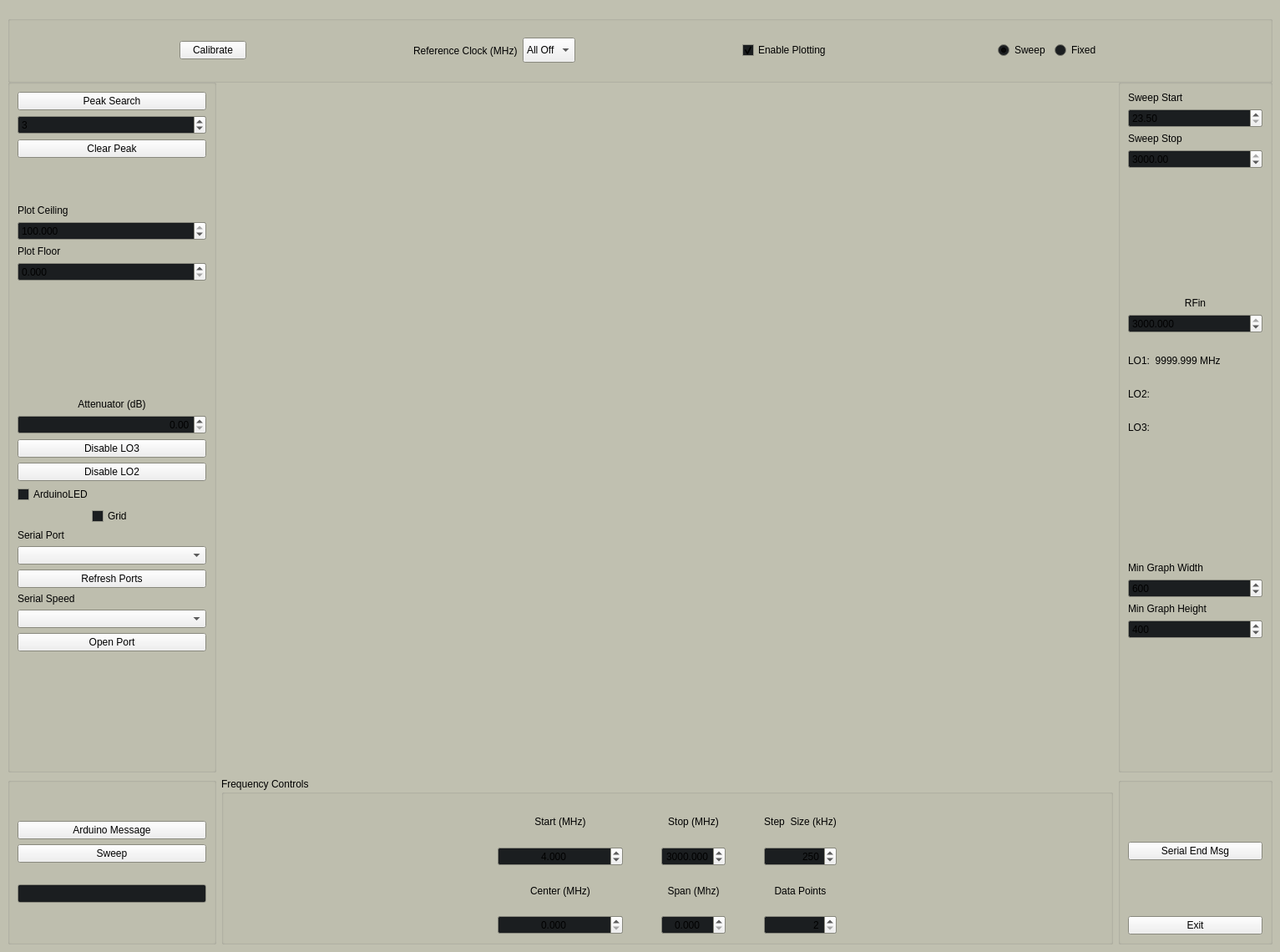
<?xml version="1.0" encoding="UTF-8"?>
<ui version="4.0">
 <class>MainWindow</class>
 <widget class="QMainWindow" name="MainWindow">
  <property name="geometry">
   <rect>
    <x>0</x>
    <y>0</y>
    <width>1533</width>
    <height>1140</height>
   </rect>
  </property>
  <property name="palette">
   <palette>
    <active>
     <colorrole role="WindowText">
      <brush brushstyle="SolidPattern">
       <color alpha="255">
        <red>0</red>
        <green>0</green>
        <blue>0</blue>
       </color>
      </brush>
     </colorrole>
     <colorrole role="Base">
      <brush brushstyle="SolidPattern">
       <color alpha="255">
        <red>27</red>
        <green>30</green>
        <blue>32</blue>
       </color>
      </brush>
     </colorrole>
     <colorrole role="Window">
      <brush brushstyle="SolidPattern">
       <color alpha="255">
        <red>192</red>
        <green>192</green>
        <blue>176</blue>
       </color>
      </brush>
     </colorrole>
    </active>
    <inactive>
     <colorrole role="WindowText">
      <brush brushstyle="SolidPattern">
       <color alpha="255">
        <red>0</red>
        <green>0</green>
        <blue>0</blue>
       </color>
      </brush>
     </colorrole>
     <colorrole role="Base">
      <brush brushstyle="SolidPattern">
       <color alpha="255">
        <red>27</red>
        <green>30</green>
        <blue>32</blue>
       </color>
      </brush>
     </colorrole>
     <colorrole role="Window">
      <brush brushstyle="SolidPattern">
       <color alpha="255">
        <red>192</red>
        <green>192</green>
        <blue>176</blue>
       </color>
      </brush>
     </colorrole>
    </inactive>
    <disabled>
     <colorrole role="WindowText">
      <brush brushstyle="SolidPattern">
       <color alpha="255">
        <red>110</red>
        <green>113</green>
        <blue>115</blue>
       </color>
      </brush>
     </colorrole>
     <colorrole role="Base">
      <brush brushstyle="SolidPattern">
       <color alpha="255">
        <red>192</red>
        <green>192</green>
        <blue>176</blue>
       </color>
      </brush>
     </colorrole>
     <colorrole role="Window">
      <brush brushstyle="SolidPattern">
       <color alpha="255">
        <red>192</red>
        <green>192</green>
        <blue>176</blue>
       </color>
      </brush>
     </colorrole>
    </disabled>
   </palette>
  </property>
  <property name="windowTitle">
   <string>WN2A Spectrum Analyzer Display</string>
  </property>
  <property name="autoFillBackground">
   <bool>true</bool>
  </property>
  <widget class="QWidget" name="centralWidget">
   <layout class="QGridLayout" name="gridLayout">
    <item row="1" column="2">
     <widget class="QGroupBox" name="groupBox">
      <property name="minimumSize">
       <size>
        <width>185</width>
        <height>0</height>
       </size>
      </property>
      <property name="maximumSize">
       <size>
        <width>130</width>
        <height>16777215</height>
       </size>
      </property>
      <property name="title">
       <string/>
      </property>
      <property name="alignment">
       <set>Qt::AlignLeading|Qt::AlignLeft|Qt::AlignTop</set>
      </property>
      <layout class="QVBoxLayout" name="verticalLayout">
       <item>
        <widget class="QLabel" name="label_9">
         <property name="text">
          <string>Sweep Start</string>
         </property>
        </widget>
       </item>
       <item>
        <widget class="QDoubleSpinBox" name="floatSweepStartFreq">
         <property name="minimum">
          <double>23.500000000000000</double>
         </property>
         <property name="maximum">
          <double>3000.000000000000000</double>
         </property>
        </widget>
       </item>
       <item>
        <widget class="QLabel" name="label_11">
         <property name="text">
          <string>Sweep Stop</string>
         </property>
        </widget>
       </item>
       <item>
        <widget class="QDoubleSpinBox" name="floatSweepStopFreq">
         <property name="minimum">
          <double>23.500000000000000</double>
         </property>
         <property name="maximum">
          <double>3000.000000000000000</double>
         </property>
         <property name="value">
          <double>3000.000000000000000</double>
         </property>
        </widget>
       </item>
       <item>
        <spacer name="verticalSpacer_10">
         <property name="orientation">
          <enum>Qt::Vertical</enum>
         </property>
         <property name="sizeHint" stdset="0">
          <size>
           <width>20</width>
           <height>40</height>
          </size>
         </property>
        </spacer>
       </item>
       <item>
        <widget class="QLabel" name="label_RFin_freq">
         <property name="text">
          <string>RFin</string>
         </property>
         <property name="alignment">
          <set>Qt::AlignCenter</set>
         </property>
        </widget>
       </item>
       <item>
        <widget class="QDoubleSpinBox" name="dbl_rfin_frequency">
         <property name="decimals">
          <number>3</number>
         </property>
         <property name="maximum">
          <double>3000.000000000000000</double>
         </property>
         <property name="stepType">
          <enum>QAbstractSpinBox::AdaptiveDecimalStepType</enum>
         </property>
         <property name="value">
          <double>3000.000000000000000</double>
         </property>
        </widget>
       </item>
       <item>
        <spacer name="verticalSpacer_8">
         <property name="orientation">
          <enum>Qt::Vertical</enum>
         </property>
         <property name="sizeType">
          <enum>QSizePolicy::Fixed</enum>
         </property>
         <property name="sizeHint" stdset="0">
          <size>
           <width>20</width>
           <height>20</height>
          </size>
         </property>
        </spacer>
       </item>
       <item>
        <widget class="QLabel" name="label_LO1_freq">
         <property name="minimumSize">
          <size>
           <width>0</width>
           <height>0</height>
          </size>
         </property>
         <property name="text">
          <string>LO1:  9999.999 MHz</string>
         </property>
        </widget>
       </item>
       <item>
        <spacer name="verticalSpacer_2">
         <property name="orientation">
          <enum>Qt::Vertical</enum>
         </property>
         <property name="sizeType">
          <enum>QSizePolicy::Fixed</enum>
         </property>
         <property name="sizeHint" stdset="0">
          <size>
           <width>20</width>
           <height>20</height>
          </size>
         </property>
        </spacer>
       </item>
       <item>
        <widget class="QLabel" name="label_LO2_freq">
         <property name="text">
          <string>LO2: </string>
         </property>
        </widget>
       </item>
       <item>
        <spacer name="verticalSpacer_3">
         <property name="orientation">
          <enum>Qt::Vertical</enum>
         </property>
         <property name="sizeType">
          <enum>QSizePolicy::Fixed</enum>
         </property>
         <property name="sizeHint" stdset="0">
          <size>
           <width>20</width>
           <height>20</height>
          </size>
         </property>
        </spacer>
       </item>
       <item>
        <widget class="QLabel" name="label_LO3_freq">
         <property name="text">
          <string>LO3: </string>
         </property>
        </widget>
       </item>
       <item>
        <spacer name="verticalSpacer">
         <property name="orientation">
          <enum>Qt::Vertical</enum>
         </property>
         <property name="sizeHint" stdset="0">
          <size>
           <width>20</width>
           <height>40</height>
          </size>
         </property>
        </spacer>
       </item>
       <item>
        <widget class="QLabel" name="label_graphWidth">
         <property name="text">
          <string>Min Graph Width</string>
         </property>
         <property name="buddy">
          <cstring>minGraphWidth</cstring>
         </property>
        </widget>
       </item>
       <item>
        <widget class="QSpinBox" name="minGraphWidth">
         <property name="maximum">
          <number>10000</number>
         </property>
         <property name="value">
          <number>600</number>
         </property>
        </widget>
       </item>
       <item>
        <widget class="QLabel" name="label_graphHeight">
         <property name="text">
          <string>Min Graph Height</string>
         </property>
         <property name="buddy">
          <cstring>minGraphHeight</cstring>
         </property>
        </widget>
       </item>
       <item>
        <widget class="QSpinBox" name="minGraphHeight">
         <property name="maximum">
          <number>10000</number>
         </property>
         <property name="value">
          <number>400</number>
         </property>
        </widget>
       </item>
       <item>
        <spacer name="verticalSpacer_9">
         <property name="orientation">
          <enum>Qt::Vertical</enum>
         </property>
         <property name="sizeHint" stdset="0">
          <size>
           <width>20</width>
           <height>40</height>
          </size>
         </property>
        </spacer>
       </item>
      </layout>
     </widget>
    </item>
    <item row="1" column="0">
     <widget class="QGroupBox" name="groupBox_3">
      <property name="minimumSize">
       <size>
        <width>250</width>
        <height>0</height>
       </size>
      </property>
      <property name="maximumSize">
       <size>
        <width>120</width>
        <height>16777215</height>
       </size>
      </property>
      <property name="title">
       <string/>
      </property>
      <layout class="QGridLayout" name="gridLayout_2">
       <item row="14" column="0">
        <widget class="QPushButton" name="btn_disable_LO3_RFout">
         <property name="text">
          <string>Disable LO3</string>
         </property>
        </widget>
       </item>
       <item row="11" column="0">
        <spacer name="verticalSpacer_11">
         <property name="orientation">
          <enum>Qt::Vertical</enum>
         </property>
         <property name="sizeHint" stdset="0">
          <size>
           <width>20</width>
           <height>40</height>
          </size>
         </property>
        </spacer>
       </item>
       <item row="19" column="0">
        <widget class="QComboBox" name="cbxSerialPortSelection">
         <property name="sizePolicy">
          <sizepolicy hsizetype="Preferred" vsizetype="Preferred">
           <horstretch>0</horstretch>
           <verstretch>0</verstretch>
          </sizepolicy>
         </property>
         <property name="toolTip">
          <string>These are all the serial ports found on your system</string>
         </property>
         <property name="whatsThis">
          <string>List of all serial ports</string>
         </property>
         <property name="accessibleName">
          <string>List of all serial ports</string>
         </property>
         <property name="sizeAdjustPolicy">
          <enum>QComboBox::AdjustToContents</enum>
         </property>
        </widget>
       </item>
       <item row="0" column="0">
        <widget class="QPushButton" name="btnPeakSearch">
         <property name="text">
          <string>Peak Search</string>
         </property>
        </widget>
       </item>
       <item row="13" column="0">
        <widget class="QDoubleSpinBox" name="dbl_attenuator_dB">
         <property name="alignment">
          <set>Qt::AlignRight|Qt::AlignTrailing|Qt::AlignVCenter</set>
         </property>
         <property name="maximum">
          <double>31.750000000000000</double>
         </property>
         <property name="singleStep">
          <double>0.250000000000000</double>
         </property>
        </widget>
       </item>
       <item row="1" column="0">
        <widget class="QSpinBox" name="numPeakMarkers">
         <property name="minimum">
          <number>1</number>
         </property>
         <property name="maximum">
          <number>25</number>
         </property>
         <property name="value">
          <number>3</number>
         </property>
        </widget>
       </item>
       <item row="16" column="0">
        <widget class="QCheckBox" name="chkArduinoLED">
         <property name="minimumSize">
          <size>
           <width>110</width>
           <height>0</height>
          </size>
         </property>
         <property name="text">
          <string>ArduinoLED</string>
         </property>
         <property name="checked">
          <bool>false</bool>
         </property>
        </widget>
       </item>
       <item row="6" column="0">
        <widget class="QLabel" name="label_6">
         <property name="text">
          <string>Plot Floor</string>
         </property>
         <property name="buddy">
          <cstring>numPlotFloor</cstring>
         </property>
        </widget>
       </item>
       <item row="23" column="0">
        <widget class="QComboBox" name="cbxSerialSpeedSelection">
         <property name="minimumSize">
          <size>
           <width>85</width>
           <height>0</height>
          </size>
         </property>
         <property name="sizeAdjustPolicy">
          <enum>QComboBox::AdjustToContents</enum>
         </property>
        </widget>
       </item>
       <item row="4" column="0">
        <widget class="QLabel" name="label_7">
         <property name="text">
          <string>Plot Ceiling</string>
         </property>
         <property name="buddy">
          <cstring>numPlotCeiling</cstring>
         </property>
        </widget>
       </item>
       <item row="17" column="0" alignment="Qt::AlignHCenter">
        <widget class="QCheckBox" name="chkShowGrid">
         <property name="whatsThis">
          <string extracomment="Enable or disable the display of the screen grid"/>
         </property>
         <property name="text">
          <string>Grid</string>
         </property>
        </widget>
       </item>
       <item row="15" column="0">
        <widget class="QPushButton" name="btn_disable_LO2_RFout">
         <property name="text">
          <string>Disable LO2</string>
         </property>
        </widget>
       </item>
       <item row="21" column="0">
        <widget class="QLabel" name="label_12">
         <property name="text">
          <string>Serial Speed</string>
         </property>
        </widget>
       </item>
       <item row="12" column="0">
        <widget class="QLabel" name="label_13">
         <property name="text">
          <string>Attenuator (dB)</string>
         </property>
         <property name="alignment">
          <set>Qt::AlignCenter</set>
         </property>
        </widget>
       </item>
       <item row="24" column="0">
        <widget class="QPushButton" name="btn_open_serial_port">
         <property name="text">
          <string>Open Port</string>
         </property>
        </widget>
       </item>
       <item row="18" column="0">
        <widget class="QLabel" name="label_5">
         <property name="minimumSize">
          <size>
           <width>85</width>
           <height>0</height>
          </size>
         </property>
         <property name="text">
          <string>Serial Port</string>
         </property>
        </widget>
       </item>
       <item row="3" column="0">
        <spacer name="verticalSpacer_5">
         <property name="orientation">
          <enum>Qt::Vertical</enum>
         </property>
         <property name="sizeType">
          <enum>QSizePolicy::Fixed</enum>
         </property>
         <property name="sizeHint" stdset="0">
          <size>
           <width>20</width>
           <height>50</height>
          </size>
         </property>
        </spacer>
       </item>
       <item row="20" column="0">
        <widget class="QPushButton" name="btnRefreshPortsList">
         <property name="text">
          <string>Refresh Ports</string>
         </property>
        </widget>
       </item>
       <item row="2" column="0">
        <widget class="QPushButton" name="btnClearPeakSearch">
         <property name="text">
          <string>Clear Peak</string>
         </property>
        </widget>
       </item>
       <item row="25" column="0">
        <spacer name="verticalSpacer_4">
         <property name="orientation">
          <enum>Qt::Vertical</enum>
         </property>
         <property name="sizeHint" stdset="0">
          <size>
           <width>20</width>
           <height>40</height>
          </size>
         </property>
        </spacer>
       </item>
       <item row="5" column="0">
        <widget class="QDoubleSpinBox" name="numPlotCeiling">
         <property name="decimals">
          <number>3</number>
         </property>
         <property name="minimum">
          <double>0.000000000000000</double>
         </property>
         <property name="maximum">
          <double>100.000000000000000</double>
         </property>
         <property name="singleStep">
          <double>0.100000000000000</double>
         </property>
         <property name="value">
          <double>100.000000000000000</double>
         </property>
        </widget>
       </item>
       <item row="7" column="0">
        <widget class="QDoubleSpinBox" name="numPlotFloor">
         <property name="decimals">
          <number>3</number>
         </property>
         <property name="minimum">
          <double>0.000000000000000</double>
         </property>
         <property name="maximum">
          <double>100.000000000000000</double>
         </property>
         <property name="singleStep">
          <double>0.100000000000000</double>
         </property>
        </widget>
       </item>
      </layout>
     </widget>
    </item>
    <item row="1" column="1">
     <widget class="PlotWidget" name="graphWidget" native="true">
      <property name="minimumSize">
       <size>
        <width>0</width>
        <height>0</height>
       </size>
      </property>
     </widget>
    </item>
    <item row="2" column="1">
     <widget class="QGroupBox" name="groupBox_2">
      <property name="minimumSize">
       <size>
        <width>0</width>
        <height>200</height>
       </size>
      </property>
      <property name="maximumSize">
       <size>
        <width>16777215</width>
        <height>200</height>
       </size>
      </property>
      <property name="title">
       <string>Frequency Controls</string>
      </property>
      <layout class="QGridLayout" name="gridLayout_3">
       <item row="3" column="5">
        <widget class="QSpinBox" name="intStepKHz">
         <property name="alignment">
          <set>Qt::AlignRight|Qt::AlignTrailing|Qt::AlignVCenter</set>
         </property>
         <property name="minimum">
          <number>1</number>
         </property>
         <property name="maximum">
          <number>3000000</number>
         </property>
         <property name="value">
          <number>250</number>
         </property>
        </widget>
       </item>
       <item row="3" column="3">
        <widget class="QDoubleSpinBox" name="floatStopMHz">
         <property name="alignment">
          <set>Qt::AlignCenter</set>
         </property>
         <property name="decimals">
          <number>3</number>
         </property>
         <property name="maximum">
          <double>6000.000000000000000</double>
         </property>
         <property name="singleStep">
          <double>0.001000000000000</double>
         </property>
         <property name="value">
          <double>3000.000000000000000</double>
         </property>
        </widget>
       </item>
       <item row="3" column="0">
        <spacer name="horizontalSpacer">
         <property name="orientation">
          <enum>Qt::Horizontal</enum>
         </property>
         <property name="sizeHint" stdset="0">
          <size>
           <width>40</width>
           <height>20</height>
          </size>
         </property>
        </spacer>
       </item>
       <item row="0" column="3">
        <widget class="QLabel" name="label_3">
         <property name="text">
          <string>Stop (MHz)</string>
         </property>
         <property name="alignment">
          <set>Qt::AlignCenter</set>
         </property>
         <property name="buddy">
          <cstring>floatStopMHz</cstring>
         </property>
        </widget>
       </item>
       <item row="3" column="1">
        <widget class="QDoubleSpinBox" name="floatStartMHz">
         <property name="alignment">
          <set>Qt::AlignCenter</set>
         </property>
         <property name="decimals">
          <number>3</number>
         </property>
         <property name="minimum">
          <double>0.000000000000000</double>
         </property>
         <property name="maximum">
          <double>3200.000000000000000</double>
         </property>
         <property name="singleStep">
          <double>0.001000000000000</double>
         </property>
         <property name="value">
          <double>4.000000000000000</double>
         </property>
        </widget>
       </item>
       <item row="0" column="1">
        <widget class="QLabel" name="label_1">
         <property name="text">
          <string>Start (MHz)</string>
         </property>
         <property name="alignment">
          <set>Qt::AlignCenter</set>
         </property>
         <property name="buddy">
          <cstring>floatStartMHz</cstring>
         </property>
        </widget>
       </item>
       <item row="4" column="3">
        <widget class="QLabel" name="label">
         <property name="text">
          <string>Span (Mhz)</string>
         </property>
         <property name="alignment">
          <set>Qt::AlignCenter</set>
         </property>
         <property name="buddy">
          <cstring>dblSpanMHz</cstring>
         </property>
        </widget>
       </item>
       <item row="4" column="5">
        <widget class="QLabel" name="label_10">
         <property name="text">
          <string>Data Points</string>
         </property>
         <property name="alignment">
          <set>Qt::AlignCenter</set>
         </property>
         <property name="buddy">
          <cstring>numFrequencySteps</cstring>
         </property>
        </widget>
       </item>
       <item row="3" column="4">
        <spacer name="horizontalSpacer_9">
         <property name="orientation">
          <enum>Qt::Horizontal</enum>
         </property>
         <property name="sizeType">
          <enum>QSizePolicy::Fixed</enum>
         </property>
         <property name="sizeHint" stdset="0">
          <size>
           <width>40</width>
           <height>20</height>
          </size>
         </property>
        </spacer>
       </item>
       <item row="4" column="1">
        <widget class="QLabel" name="label_2">
         <property name="text">
          <string>Center (MHz)</string>
         </property>
         <property name="alignment">
          <set>Qt::AlignCenter</set>
         </property>
         <property name="buddy">
          <cstring>dblCenterMHz</cstring>
         </property>
        </widget>
       </item>
       <item row="0" column="5">
        <widget class="QLabel" name="label_4">
         <property name="text">
          <string>Step  Size (kHz)</string>
         </property>
         <property name="alignment">
          <set>Qt::AlignCenter</set>
         </property>
        </widget>
       </item>
       <item row="5" column="5">
        <widget class="QSpinBox" name="numFrequencySteps">
         <property name="alignment">
          <set>Qt::AlignRight|Qt::AlignTrailing|Qt::AlignVCenter</set>
         </property>
         <property name="minimum">
          <number>2</number>
         </property>
         <property name="maximum">
          <number>3100000</number>
         </property>
        </widget>
       </item>
       <item row="3" column="2">
        <spacer name="horizontalSpacer_6">
         <property name="orientation">
          <enum>Qt::Horizontal</enum>
         </property>
         <property name="sizeType">
          <enum>QSizePolicy::Fixed</enum>
         </property>
         <property name="sizeHint" stdset="0">
          <size>
           <width>40</width>
           <height>20</height>
          </size>
         </property>
        </spacer>
       </item>
       <item row="3" column="6">
        <spacer name="horizontalSpacer_2">
         <property name="orientation">
          <enum>Qt::Horizontal</enum>
         </property>
         <property name="sizeHint" stdset="0">
          <size>
           <width>40</width>
           <height>20</height>
          </size>
         </property>
        </spacer>
       </item>
       <item row="5" column="1">
        <widget class="QDoubleSpinBox" name="dblCenterMHz">
         <property name="minimumSize">
          <size>
           <width>150</width>
           <height>0</height>
          </size>
         </property>
         <property name="alignment">
          <set>Qt::AlignCenter</set>
         </property>
         <property name="decimals">
          <number>3</number>
         </property>
         <property name="maximum">
          <double>10000.000000000000000</double>
         </property>
        </widget>
       </item>
       <item row="5" column="3">
        <widget class="QDoubleSpinBox" name="dblSpanMHz">
         <property name="alignment">
          <set>Qt::AlignCenter</set>
         </property>
         <property name="decimals">
          <number>3</number>
         </property>
        </widget>
       </item>
      </layout>
     </widget>
    </item>
    <item row="0" column="0" colspan="3">
     <widget class="QGroupBox" name="groupBox_4">
      <property name="minimumSize">
       <size>
        <width>0</width>
        <height>80</height>
       </size>
      </property>
      <property name="maximumSize">
       <size>
        <width>16777215</width>
        <height>60</height>
       </size>
      </property>
      <property name="baseSize">
       <size>
        <width>0</width>
        <height>0</height>
       </size>
      </property>
      <property name="styleSheet">
       <string notr="true"/>
      </property>
      <property name="title">
       <string/>
      </property>
      <layout class="QHBoxLayout" name="horizontalLayout_2">
       <item>
        <spacer name="horizontalSpacer_4">
         <property name="orientation">
          <enum>Qt::Horizontal</enum>
         </property>
         <property name="sizeHint" stdset="0">
          <size>
           <width>40</width>
           <height>20</height>
          </size>
         </property>
        </spacer>
       </item>
       <item>
        <widget class="QPushButton" name="btnCalibrate">
         <property name="text">
          <string>Calibrate</string>
         </property>
        </widget>
       </item>
       <item>
        <spacer name="horizontalSpacer_3">
         <property name="orientation">
          <enum>Qt::Horizontal</enum>
         </property>
         <property name="sizeHint" stdset="0">
          <size>
           <width>40</width>
           <height>20</height>
          </size>
         </property>
        </spacer>
       </item>
       <item>
        <widget class="QLabel" name="label_8">
         <property name="text">
          <string>Reference Clock (MHz)</string>
         </property>
        </widget>
       </item>
       <item>
        <widget class="QComboBox" name="selectReferenceOscillator">
         <property name="minimumSize">
          <size>
           <width>0</width>
           <height>30</height>
          </size>
         </property>
         <property name="currentIndex">
          <number>0</number>
         </property>
         <item>
          <property name="text">
           <string extracomment="Disable all Reference clocks">All Off</string>
          </property>
         </item>
         <item>
          <property name="text">
           <string extracomment="Select 60 MHz Reference clock">Ref1</string>
          </property>
         </item>
         <item>
          <property name="text">
           <string extracomment="Select 100 MHz Reference clock">Ref2</string>
          </property>
         </item>
        </widget>
       </item>
       <item>
        <spacer name="horizontalSpacer_5">
         <property name="orientation">
          <enum>Qt::Horizontal</enum>
         </property>
         <property name="sizeHint" stdset="0">
          <size>
           <width>40</width>
           <height>20</height>
          </size>
         </property>
        </spacer>
       </item>
       <item>
        <widget class="QCheckBox" name="chk_plot_enable">
         <property name="text">
          <string>Enable Plotting</string>
         </property>
         <property name="checked">
          <bool>true</bool>
         </property>
        </widget>
       </item>
       <item>
        <spacer name="horizontalSpacer_7">
         <property name="orientation">
          <enum>Qt::Horizontal</enum>
         </property>
         <property name="sizeHint" stdset="0">
          <size>
           <width>40</width>
           <height>20</height>
          </size>
         </property>
        </spacer>
       </item>
       <item>
        <layout class="QHBoxLayout" name="horizontalLayout">
         <item>
          <widget class="QRadioButton" name="selectSweepFrequency">
           <property name="text">
            <string>Sweep</string>
           </property>
           <property name="checked">
            <bool>true</bool>
           </property>
          </widget>
         </item>
         <item>
          <widget class="QRadioButton" name="selectFixedFrequency">
           <property name="text">
            <string>Fixed</string>
           </property>
           <property name="checked">
            <bool>false</bool>
           </property>
          </widget>
         </item>
        </layout>
       </item>
       <item>
        <spacer name="horizontalSpacer_8">
         <property name="orientation">
          <enum>Qt::Horizontal</enum>
         </property>
         <property name="sizeHint" stdset="0">
          <size>
           <width>40</width>
           <height>20</height>
          </size>
         </property>
        </spacer>
       </item>
      </layout>
     </widget>
    </item>
    <item row="2" column="2">
     <widget class="QGroupBox" name="groupBox_5">
      <property name="maximumSize">
       <size>
        <width>16777215</width>
        <height>200</height>
       </size>
      </property>
      <property name="title">
       <string/>
      </property>
      <layout class="QVBoxLayout" name="verticalLayout_2">
       <item>
        <spacer name="verticalSpacer_6">
         <property name="orientation">
          <enum>Qt::Vertical</enum>
         </property>
         <property name="sizeHint" stdset="0">
          <size>
           <width>20</width>
           <height>40</height>
          </size>
         </property>
        </spacer>
       </item>
       <item>
        <widget class="QPushButton" name="btnTrigger">
         <property name="enabled">
          <bool>true</bool>
         </property>
         <property name="text">
          <string>Serial End Msg</string>
         </property>
        </widget>
       </item>
       <item>
        <spacer name="verticalSpacer_7">
         <property name="orientation">
          <enum>Qt::Vertical</enum>
         </property>
         <property name="sizeHint" stdset="0">
          <size>
           <width>20</width>
           <height>40</height>
          </size>
         </property>
        </spacer>
       </item>
       <item>
        <widget class="QPushButton" name="btnExit">
         <property name="text">
          <string>Exit</string>
         </property>
        </widget>
       </item>
      </layout>
     </widget>
    </item>
    <item row="2" column="0">
     <widget class="QGroupBox" name="groupBox_6">
      <property name="minimumSize">
       <size>
        <width>250</width>
        <height>0</height>
       </size>
      </property>
      <property name="maximumSize">
       <size>
        <width>120</width>
        <height>200</height>
       </size>
      </property>
      <property name="title">
       <string/>
      </property>
      <layout class="QVBoxLayout" name="verticalLayout_3">
       <item>
        <spacer name="verticalSpacer_12">
         <property name="orientation">
          <enum>Qt::Vertical</enum>
         </property>
         <property name="sizeHint" stdset="0">
          <size>
           <width>20</width>
           <height>40</height>
          </size>
         </property>
        </spacer>
       </item>
       <item>
        <widget class="QPushButton" name="btn_get_arduino_msg">
         <property name="text">
          <string>Arduino Message</string>
         </property>
        </widget>
       </item>
       <item>
        <widget class="QPushButton" name="btnSweep">
         <property name="text">
          <string>Sweep</string>
         </property>
        </widget>
       </item>
       <item>
        <widget class="QLabel" name="label_sweep_status">
         <property name="text">
          <string/>
         </property>
        </widget>
       </item>
       <item>
        <widget class="QLineEdit" name="line_edit_cmd">
         <property name="placeholderText">
          <string extracomment="cmd"/>
         </property>
        </widget>
       </item>
       <item>
        <spacer name="verticalSpacer_13">
         <property name="orientation">
          <enum>Qt::Vertical</enum>
         </property>
         <property name="sizeHint" stdset="0">
          <size>
           <width>20</width>
           <height>40</height>
          </size>
         </property>
        </spacer>
       </item>
      </layout>
     </widget>
    </item>
   </layout>
  </widget>
 </widget>
 <customwidgets>
  <customwidget>
   <class>PlotWidget</class>
   <extends>QWidget</extends>
   <header>pyqtgraph</header>
   <container>1</container>
  </customwidget>
 </customwidgets>
 <tabstops>
  <tabstop>btnSweep</tabstop>
  <tabstop>floatStartMHz</tabstop>
  <tabstop>floatStopMHz</tabstop>
  <tabstop>intStepKHz</tabstop>
  <tabstop>minGraphWidth</tabstop>
  <tabstop>minGraphHeight</tabstop>
  <tabstop>btn_disable_LO3_RFout</tabstop>
  <tabstop>cbxSerialPortSelection</tabstop>
  <tabstop>btnPeakSearch</tabstop>
  <tabstop>dbl_attenuator_dB</tabstop>
  <tabstop>numPeakMarkers</tabstop>
  <tabstop>chkArduinoLED</tabstop>
  <tabstop>numPlotFloor</tabstop>
  <tabstop>cbxSerialSpeedSelection</tabstop>
  <tabstop>chkShowGrid</tabstop>
  <tabstop>btn_disable_LO2_RFout</tabstop>
  <tabstop>numPlotCeiling</tabstop>
  <tabstop>btn_open_serial_port</tabstop>
  <tabstop>btnRefreshPortsList</tabstop>
  <tabstop>btnClearPeakSearch</tabstop>
  <tabstop>floatSweepStartFreq</tabstop>
  <tabstop>floatSweepStopFreq</tabstop>
  <tabstop>dblSpanMHz</tabstop>
  <tabstop>dblCenterMHz</tabstop>
  <tabstop>numFrequencySteps</tabstop>
  <tabstop>btnCalibrate</tabstop>
  <tabstop>selectReferenceOscillator</tabstop>
  <tabstop>chk_plot_enable</tabstop>
  <tabstop>selectSweepFrequency</tabstop>
  <tabstop>selectFixedFrequency</tabstop>
  <tabstop>btnTrigger</tabstop>
  <tabstop>btnExit</tabstop>
  <tabstop>btn_get_arduino_msg</tabstop>
  <tabstop>line_edit_cmd</tabstop>
 </tabstops>
 <resources/>
 <connections/>
</ui>
